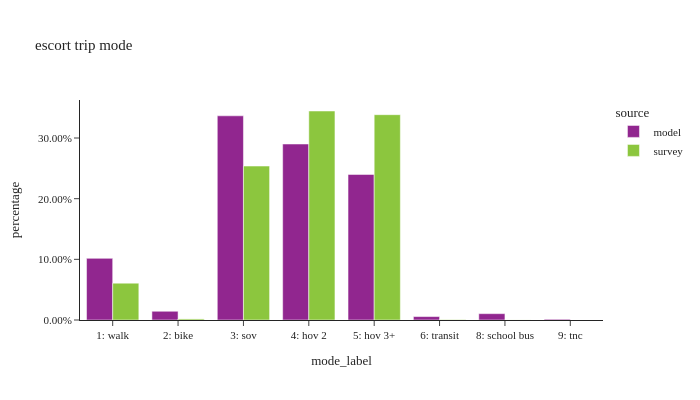

This figure's notebook cell:
### Code cell
df_plot = es_trip.groupby(['source','mode_label'])['trexpfac'].sum().reset_index()
df_plot['percentage'] = df_plot.groupby(['source'], group_keys=False)['trexpfac']. \
    apply(lambda x: x / float(x.sum()))

df_plot_ct = es_trip.groupby(['source','mode_label'])['trexpfac'].count().reset_index(). \
    rename(columns={'trexpfac':'sample count'})
df_plot = df_plot.merge(df_plot_ct, on=['source','mode_label'])

fig = px.bar(df_plot.sort_values(by=['source']), x="mode_label", y="percentage", color="source",
             barmode="group",hover_data=['sample count'],title="escort trip mode")
fig.update_layout(height=400, width=700, font=dict(size=11),
                  xaxis = dict(dtick = 1, categoryorder='category ascending'),
                  yaxis=dict(tickformat=".2%"))
fig.show()

### Figure 1 — Plotly figure (JSON) as saved in the notebook; plotly's stock layout.template omitted (floating-point values rounded to 4 significant figures)
{"data": [{"alignmentgroup": "True", "customdata": [[198999], [29154], [681815], [595293], [506209], [8081], [23010], [1794]], "hovertemplate": "source=model<br>mode_label=%{x}<br>percentage=%{y}<br>sample count=%{customdata[0]}<extra></extra>", "legendgroup": "model", "marker": {"color": "#91268F", "pattern": {"shape": ""}}, "name": "model", "offsetgroup": "model", "orientation": "v", "showlegend": true, "textposition": "auto", "type": "bar", "x": ["1: walk", "2: bike", "3: sov", "4: hov 2", "5: hov 3+", "6: transit", "8: school bus", "9: tnc"], "xaxis": "x", "y": [0.1016, 0.01441, 0.3366, 0.2901, 0.2399, 0.005656, 0.01045, 0.001257], "yaxis": "y"}, {"alignmentgroup": "True", "customdata": [[173], [28], [471], [633], [472], [8], [3], [1]], "hovertemplate": "source=survey<br>mode_label=%{x}<br>percentage=%{y}<br>sample count=%{customdata[0]}<extra></extra>", "legendgroup": "survey", "marker": {"color": "#8CC63E", "pattern": {"shape": ""}}, "name": "survey", "offsetgroup": "survey", "orientation": "v", "showlegend": true, "textposition": "auto", "type": "bar", "x": ["1: walk", "2: bike", "3: sov", "4: hov 2", "5: hov 3+", "6: transit", "8: school bus", "9: tnc"], "xaxis": "x", "y": [0.06076, 0.001779, 0.2538, 0.3445, 0.3385, 0.0005523, 0.0001312, 6.77e-06], "yaxis": "y"}], "layout": {"barmode": "group", "font": {"size": 11}, "height": 400, "legend": {"title": {"text": "source"}, "tracegroupgap": 0}, "title": {"text": "escort trip mode"}, "width": 700, "xaxis": {"anchor": "y", "categoryorder": "category ascending", "domain": [0.0, 1.0], "dtick": 1, "title": {"text": "mode_label"}}, "yaxis": {"anchor": "x", "domain": [0.0, 1.0], "tickformat": ".2%", "title": {"text": "percentage"}}}}
